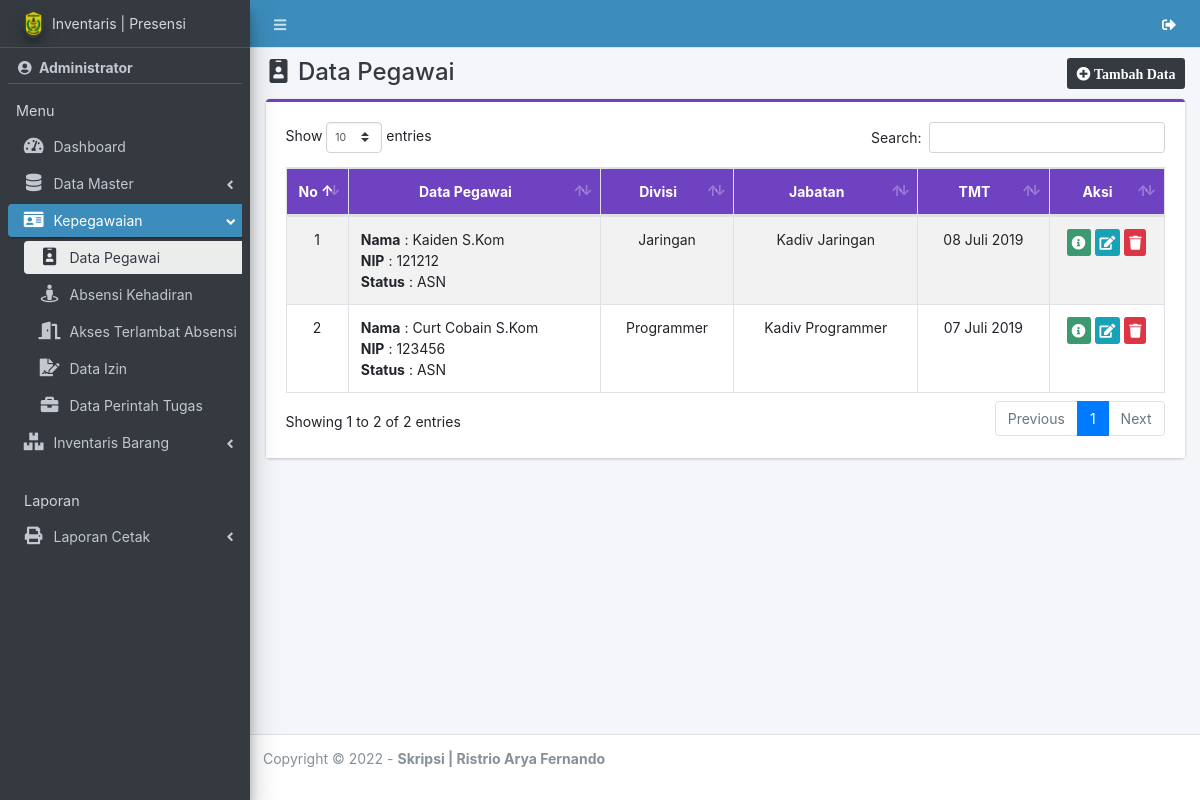
Page /admin/pegawai/index.php (signed in) on the committed database.
### tables this page shows
CREATE TABLE `pegawai` (
  `id_pegawai` int(11) NOT NULL,
  `nm_pegawai` varchar(50) NOT NULL,
  `nip` varchar(30) NOT NULL,
  `id_divisi` int(11) NOT NULL,
  `id_jabatan` int(11) NOT NULL,
  `status` varchar(30) NOT NULL,
  `tmt` date NOT NULL,
  `scan_ijazah` varchar(100) NOT NULL,
  `tmpt_lahir` varchar(50) NOT NULL,
  `tgl_lahir` date NOT NULL,
  `jk` varchar(20) NOT NULL,
  `agama` varchar(30) NOT NULL,
  `alamat` text NOT NULL,
  `hp` varchar(20) NOT NULL,
  `is_active` char(1) NOT NULL
);

CREATE TABLE `divisi` (
  `id_divisi` int(11) NOT NULL,
  `nm_divisi` varchar(50) NOT NULL
);

CREATE TABLE `jabatan` (
  `id_jabatan` int(11) NOT NULL,
  `nm_jabatan` varchar(50) NOT NULL
);

### app/config.php (called while the page is built, shortened)
<?php
function tgl($tanggal)
{
  $bulan = array(
    1 =>   'Januari',
    'Februari',
    'Maret',
    'April',
    'Mei',
    'Juni',
    'Juli',
    'Agustus',
    'September',
    'Oktober',
    'November',
    'Desember'
  );
  $pecahkan = explode('-', $tanggal);
  return $pecahkan[2] . ' ' . $bulan[(int) $pecahkan[1]] . ' ' . $pecahkan[0];
}

### admin/pegawai/index.php (the view, shortened to what this page needs)
<?php
require '../../app/config.php';
include_once '../../template/header.php';
include_once '../../template/sidebar.php';
?>
<div class="content-wrapper">
    <div class="content-header">
        <div class="container-fluid">
            <div class="row">
                <div class="col-sm-6">
                    <h4 class="m-0 text-dark"><i class="fas fa-id-badge ml-1 mr-1"></i> Data Pegawai</h4>
                </div>
                <div class="col-sm-6 text-right">
                    <a href="tambah" class="btn btn-sm bg-dark"><i class="fa fa-plus-circle"> Tambah Data</i></a>
                </div>
            </div>
        </div>
    </div>
    <section class="content">
        <div class="container-fluid">
            <div class="row">
                <div class="col-md-12">
                    <div class="card card-purple card-outline">
                        <div class="card-body" style="background-color: white;">
                            <div class="table-responsive">
                                <table id="example1" class="table table-bordered table-striped dataTable">
                                    <thead class="bg-purple">
                                        <tr align="center">
                                            <th>No</th>
                                            <th>Data Pegawai</th>
                                            <th>Divisi</th>
                                            <th>Jabatan</th>
                                            <th>TMT</th>
                                            <th>Aksi</th>
                                        </tr>
                                    </thead>
                                    <tbody>
                                        <?php
                                        $no = 1;
                                        $data = $con->query("SELECT * FROM pegawai a JOIN divisi b ON a.id_divisi = b.id_divisi JOIN jabatan c ON a.id_jabatan = c.id_jabatan ORDER BY tmt DESC");
                                        while ($row = $data->fetch_array()) {
                                        ?>
                                            <tr>
                                                <td align="center" width="5%"><?= $no++ ?></td>
                                                <td>
                                                    <b>Nama</b> : <?= $row['nm_pegawai'] ?><br>
                                                    <b>NIP</b> : <?= $row['nip'] ?><br>
                                                    <b>Status</b> : <?= $row['status'] ?>
                                                </td>
                                                <td align="center"><?= $row['nm_divisi'] ?></td>
                                                <td align="center"><?= $row['nm_jabatan'] ?></td>
                                                <td align="center"><?= tgl($row['tmt']) ?></td>
                                                <td align="center" width="13%">
                                                    <a href="#id<?= $row[0]; ?>" data-toggle="modal" class="btn bg-olive btn-xs" title="Detail"><i class="fa fa-info-circle"></i></a>
                                                    <a href="edit?id=<?= $row[0] ?>" class="btn btn-info btn-xs" title="Edit"><i class="fa fa-edit"></i></a>
                                                    <a href="hapus?id=<?= $row[0] ?>" class="btn btn-danger btn-xs alert-hapus" title="Hapus"><i class="fa fa-trash"></i> </a>
                                                </td>
                                            </tr>
                                        <?php } ?>
                                    </tbody>
                                </table>
                            </div>
                        </div>
                    </div>
                </div>
            </div>
        </div>
    </section>
</div>
<?php
include_once '../../template/footer.php';
?>

### rows in the picture
pegawai: nm_pegawai "Kaiden S.Kom", nip "121212", status "ASN", id_divisi.nm_divisi "Jaringan", id_jabatan.nm_jabatan "Kadiv Jaringan", tmt "08 Juli 2019"
pegawai: nm_pegawai "Curt Cobain S.Kom", nip "123456", status "ASN", id_divisi.nm_divisi "Programmer", id_jabatan.nm_jabatan "Kadiv Programmer", tmt "07 Juli 2019"

### other values in the picture
$_SESSION['nm_user'] "Administrator"
